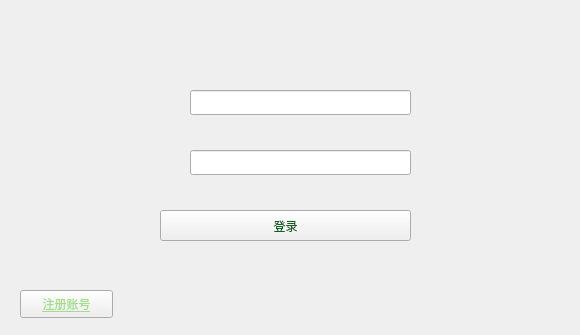
<?xml version="1.0" encoding="UTF-8"?>
<ui version="4.0">
 <class>MySpirit</class>
 <widget class="QMainWindow" name="MySpirit">
  <property name="geometry">
   <rect>
    <x>0</x>
    <y>0</y>
    <width>580</width>
    <height>335</height>
   </rect>
  </property>
  <property name="windowTitle">
   <string>MySpirit</string>
  </property>
  <property name="styleSheet">
   <string notr="true"/>
  </property>
  <widget class="QWidget" name="centralWidget">
   <widget class="QLabel" name="number">
    <property name="geometry">
     <rect>
      <x>150</x>
      <y>85</y>
      <width>31</width>
      <height>31</height>
     </rect>
    </property>
    <property name="styleSheet">
     <string notr="true">image: url(:/jiemian/zhanghao.png);
</string>
    </property>
    <property name="text">
     <string/>
    </property>
   </widget>
   <widget class="QLabel" name="label_2">
    <property name="geometry">
     <rect>
      <x>155</x>
      <y>150</y>
      <width>20</width>
      <height>20</height>
     </rect>
    </property>
    <property name="styleSheet">
     <string notr="true">image: url(:/jiemian/mima.png);</string>
    </property>
    <property name="text">
     <string/>
    </property>
   </widget>
   <widget class="QPushButton" name="Register">
    <property name="geometry">
     <rect>
      <x>20</x>
      <y>290</y>
      <width>93</width>
      <height>28</height>
     </rect>
    </property>
    <property name="styleSheet">
     <string notr="true">color: rgb(163, 221, 137);
font: 9pt &quot;Adobe Arabic&quot;;
text-decoration: underline;</string>
    </property>
    <property name="text">
     <string>注册账号</string>
    </property>
   </widget>
   <widget class="QPushButton" name="logIn">
    <property name="geometry">
     <rect>
      <x>160</x>
      <y>210</y>
      <width>251</width>
      <height>31</height>
     </rect>
    </property>
    <property name="styleSheet">
     <string notr="true">font: 75 11pt &quot;等线&quot;;
color: rgb(21, 98, 32);



</string>
    </property>
    <property name="text">
     <string>登录</string>
    </property>
   </widget>
   <widget class="QLineEdit" name="numberText">
    <property name="geometry">
     <rect>
      <x>190</x>
      <y>90</y>
      <width>221</width>
      <height>25</height>
     </rect>
    </property>
    <property name="text">
     <string/>
    </property>
   </widget>
   <widget class="QLineEdit" name="passwordText">
    <property name="geometry">
     <rect>
      <x>190</x>
      <y>150</y>
      <width>221</width>
      <height>25</height>
     </rect>
    </property>
    <property name="styleSheet">
     <string notr="true"/>
    </property>
    <property name="text">
     <string/>
    </property>
   </widget>
  </widget>
 </widget>
 <layoutdefault spacing="6" margin="11"/>
 <resources/>
 <connections/>
</ui>
